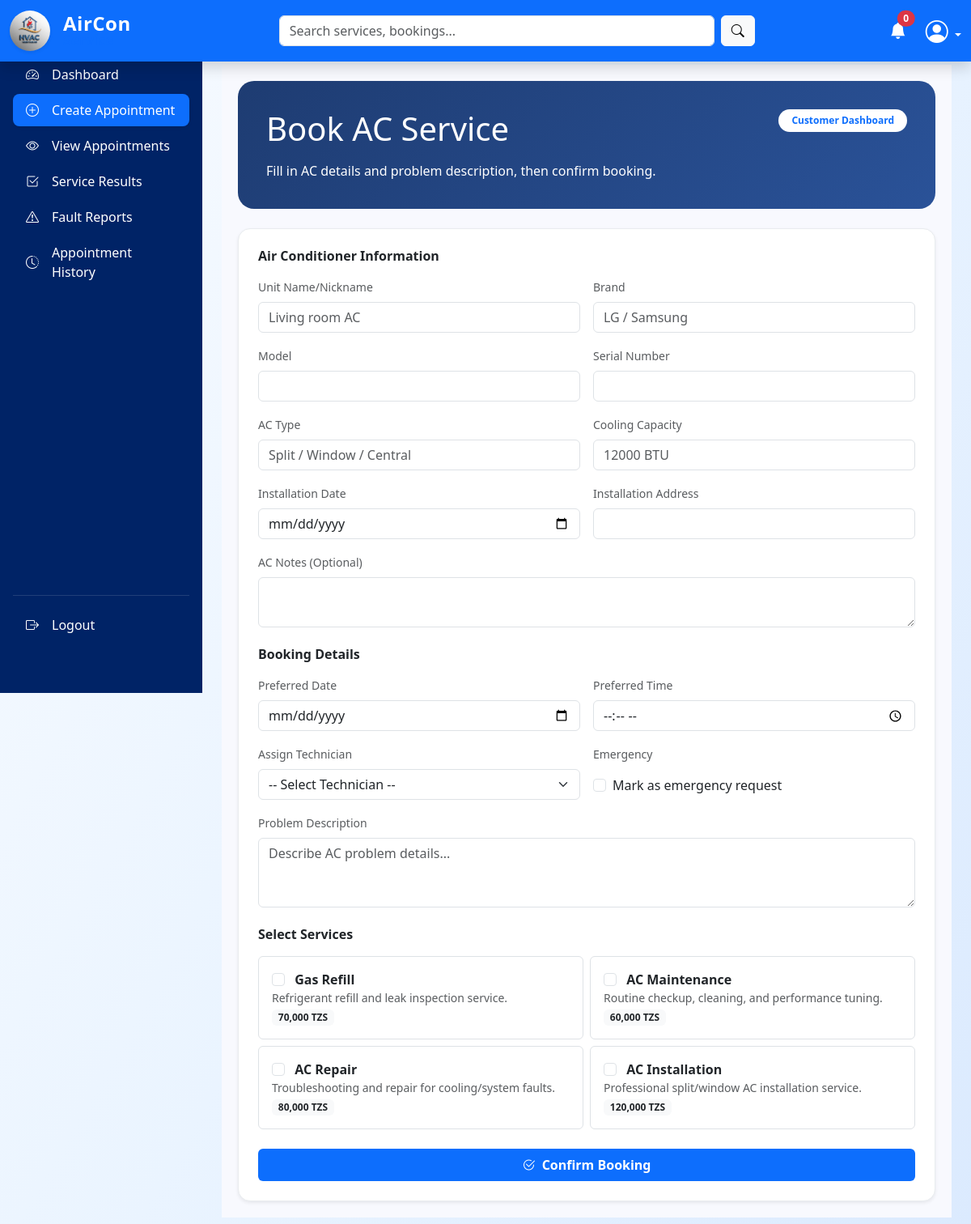
Screenshot of /customer/dashboard.php?page=create_appointment (signed in) with the database file from the repository.
### tables this page shows
CREATE TABLE `service_categories` (
  `id` int(10) UNSIGNED NOT NULL,
  `name` varchar(100) NOT NULL,
  `image` varchar(255) DEFAULT NULL,
  `description` text DEFAULT NULL,
  `price` decimal(10,2) DEFAULT NULL,
  `status` enum('active','inactive') DEFAULT 'active',
  `created_at` timestamp NOT NULL DEFAULT current_timestamp()
);

### customer/dashboard.php (called while the page is built, shortened)
<?php
include "../shared/layout.php";

### includes/repositories/ServiceCategoryRepository.php (called while the page is built, shortened)
<?php
class ServiceCategoryRepository
{
    private mysqli $conn;
    public function __construct(mysqli $conn)
    {
        $this->conn = $conn;
    }
    public function getActive(): array
    {
        $sql = "SELECT id, name, image, description, price, status
                FROM service_categories
                WHERE status = 'active'
                ORDER BY id DESC";
        $result = $this->conn->query($sql);
        return $result ? $result->fetch_all(MYSQLI_ASSOC) : [];
    }
}

### includes/helpers.php (called while the page is built, shortened)
<?php
function e(?string $value): string
{
    return htmlspecialchars((string) $value, ENT_QUOTES, 'UTF-8');
}

### customer/content/create_appointment.php (the view, shortened to what this page needs)
<?php
$serviceRepo = new ServiceCategoryRepository($conn);
$services = $serviceRepo->getActive();
?>
<div class="dashboard-container">
    <div class="welcome-card mb-4">
        <div class="d-flex justify-content-between align-items-start flex-wrap">
            <div>
                <h1 class="mb-3">Book AC Service</h1>
                <p class="mb-0">Fill in AC details and problem description, then confirm booking.</p>
            </div>
            <div class="text-md-end">
                <span class="badge bg-white text-primary py-2 px-3 rounded-pill">Customer Dashboard</span>
            </div>
        </div>
    </div>
<div class="card border-0 shadow-sm">
    <div class="card-body p-4">
        <form method="POST" action="../actions/customer/create_booking_process.php">
            <h6 class="fw-bold mb-3">Air Conditioner Information</h6>
            <div class="row g-3 mb-4">
                <div class="col-md-6">
                    <label class="form-label small text-muted">Unit Name/Nickname</label>
                    <input type="text" name="nickname" class="form-control" placeholder="Living room AC" required>
                </div>
                <div class="col-md-6">
                    <label class="form-label small text-muted">Brand</label>
                    <input type="text" name="brand" class="form-control" placeholder="LG / Samsung" required>
                </div>
                <div class="col-md-6">
                    <label class="form-label small text-muted">Model</label>
                    <input type="text" name="model" class="form-control" required>
                </div>
                <div class="col-md-6">
                    <label class="form-label small text-muted">Serial Number</label>
                    <input type="text" name="serial_number" class="form-control">
                </div>
                <div class="col-md-6">
                    <label class="form-label small text-muted">AC Type</label>
                    <input type="text" name="ac_type" class="form-control" placeholder="Split / Window / Central">
                </div>
                <div class="col-md-6">
                    <label class="form-label small text-muted">Cooling Capacity</label>
                    <input type="text" name="cooling_capacity" class="form-control" placeholder="12000 BTU">
                </div>
                <div class="col-md-6">
                    <label class="form-label small text-muted">Installation Date</label>
                    <input type="date" name="installation_date" class="form-control">
                </div>
                <div class="col-md-6">
                    <label class="form-label small text-muted">Installation Address</label>
                    <input type="text" name="installation_address" class="form-control" required>
                </div>
                <div class="col-12">
                    <label class="form-label small text-muted">AC Notes (Optional)</label>
                    <textarea name="ac_notes" class="form-control" rows="2"></textarea>
                </div>
            </div>
            <h6 class="fw-bold mb-3">Booking Details</h6>
            <div class="row g-3 mb-4">
                <div class="col-md-6">
                    <label class="form-label small text-muted">Preferred Date</label>
                    <input type="date" name="preferred_date" class="form-control" required>
                </div>
                <div class="col-md-6">
                    <label class="form-label small text-muted">Preferred Time</label>
                    <input type="time" name="preferred_time" class="form-control" required>
                </div>
                <div class="col-md-6">
                    <label class="form-label small text-muted">Assign Technician</label>
                    <select name="technician_id" class="form-select" required>
                        <option value="">-- Select Technician --</option>
                    </select>
                </div>
                <div class="col-md-6">
                    <label class="form-label small text-muted">Emergency</label>
                    <div class="form-check mt-2">
                        <input class="form-check-input" type="checkbox" value="1" name="emergency" id="emergencyCheck">
                        <label class="form-check-label" for="emergencyCheck">Mark as emergency request</label>
                    </div>
                </div>
                <div class="col-12">
                    <label class="form-label small text-muted">Problem Description</label>
                    <textarea name="problem_description" class="form-control" rows="3" required
                        placeholder="Describe AC problem details..."></textarea>
                </div>
            </div>
            <h6 class="fw-bold mb-3">Select Services</h6>
            <div class="row g-2 mb-4">
                <?php if (empty($services)): ?>
                <div class="col-12">
                    <div class="alert alert-warning mb-0">No active services found. Please contact admin.</div>
                </div>
                <?php else: ?>
                <?php foreach ($services as $service): ?>
                <div class="col-md-6">
                    <label class="border rounded p-3 w-100">
                        <input class="form-check-input me-2" type="checkbox" name="service_ids[]"
                            value="<?= e((string) $service['id']) ?>">
                        <strong><?= e($service['name']) ?></strong>
                        <span class="text-muted small d-block">
                            <?= e($service['description'] ?: 'No description') ?>
                        </span>
                        <span class="badge bg-light text-dark mt-1">
                            <?= number_format((float) $service['price'], 0) ?> TZS
                        </span>
                    </label>
                </div>
                <?php endforeach; ?>
                <?php endif; ?>
            </div>
            <button type="submit" class="btn btn-primary w-100 py-2 fw-bold">
                <i class="bi bi-check2-circle me-1"></i> Confirm Booking
            </button>
        </form>
    </div>
</div>
</div>

### assets/CSS/style.css (style rules this page uses)
:root { --primary-color: #0d6efd; --dark-blue: #002366; --accent-yellow: #ffc107; --text-muted: #6c757d; }
body { font-family: 'Segoe UI', Tahoma, Geneva, Verdana, sans-serif; color: #333; }
.btn { transition: .3s ease; }
.card { transition: transform 0.3s ease, box-shadow 0.3s ease; border: 1px solid #e9ecef !important; }
.card { border-radius: 15px !important; transition: transform 0.3s ease; }
.btn-primary { background-color: #0d6efd; border: none; }
body { margin:0; font-family:'Segoe UI',sans-serif; background: linear-gradient( 120deg, #f8fbff, #eaf4ff, #dbeafe ); }

### assets/CSS/dashboard.css (style rules this page uses)
:root { --sidebar-width: 250px; --topnav-height: 56px; --sidebar-bg: #002366; }
body { padding-top: var(--topnav-height); background-color: #f4f6f9; }
.dashboard-container { background: #f8f9fe; padding: 20px; }
.welcome-card { background: linear-gradient(135deg, #1e3c72 0%, #2a5298 100%); color: #fff; border-radius: 20px; padding: 35px; margin-bottom: 30px; }
.welcome-card h1, .welcome-card p { color: #fff; }

### rows the page displays
service_categories: name "Gas Refill", description "Refrigerant refill and leak inspection service.", price "70,000"
service_categories: name "AC Maintenance", description "Routine checkup, cleaning, and performance tuning.", price "60,000"
service_categories: name "AC Repair", description "Troubleshooting and repair for cooling/system faults.", price "80,000"
service_categories: name "AC Installation", description "Professional split/window AC installation service.", price "120,000"

### other values shown
$notification_count "0"
